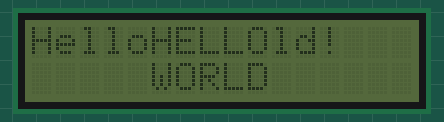
This sketch was run on a simulated Arduino Uno, built with avr-gcc and run on an emulated ATmega328P. Parts: 16×2 character LCD.

Above: at 2.2 s.

The sketch:

test8_i2c_lcd16x2.ino
```cpp
#include <LiquidCrystal_I2C.h>

// Construct an LCD object and pass it the
// I2C address, width (in characters) and
// height (in characters). Depending on the
// Actual device, the IC2 address may change.
//Connect the SDA pin on the LCD display to the D2 pin on the NodeMCU.
//Connect the SDL pin on the LCD display to the D1 pin on the NodeMCU.
LiquidCrystal_I2C lcd(0x38, 16, 2);

void setup() {

  // The begin call takes the width and height. This
  // Should match the number provided to the constructor.
  lcd.begin(16,2);
  lcd.init();

  // Turn on the backlight.
    // Print a message to the LCD.
  lcd.noBacklight();
  delay(500);
  lcd.backlight();
  delay(500);
  lcd.noBacklight();
  delay(500);
  lcd.backlight();
  delay(500);
  lcd.noBacklight();
  lcd.setCursor(0,0);
  lcd.print("Hello, world!");

  // Move the cursor characters to the right and
  // zero characters down (line 1).
  lcd.setCursor(5, 0);

  // Print HELLO to the screen, starting at 5,0.
  lcd.print("HELLO");

  // Move the cursor to the next line and print
  // WORLD.
  lcd.setCursor(5, 1);
  lcd.print("WORLD");
}

void loop() {
}
```
